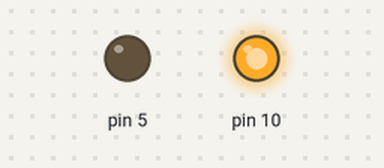
Bench run of a sketch on a simulated Arduino Uno, built with avr-gcc and run on an emulated ATmega328P. Shown: output pins drawn as LEDs (lit = HIGH). No radio packets arrive unless stated; what the sketch prints to the serial monitor is not drawn.

Above: at 0.2 s.
Timing chart, 0 to 1.7 s (numbered marks = the images above):
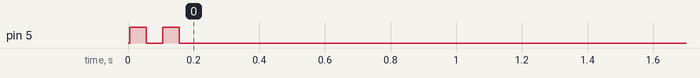

The sketch:

masternode.ino
```cpp
//YWROBOT
//Compatible with the Arduino IDE 1.0
//Library version:1.1
#include <Wire.h>
#include <LiquidCrystal_I2C.h>
#include <RF24Network.h>
#include <RF24.h>
#include <SPI.h>

int counterSending=0;
int counterReceived=0;
const uint16_t this_node = 00;   // Address of this node in Octal format ( 04,031, etc)
const uint16_t accesspoint1 = 01;      // Address of the other node in Octal format
const uint16_t slaveNode1 = 011;

String incomingByte ; // for incoming serial data

RF24 radio(7, 8);               // nRF24L01 (CE,CSN)
RF24Network network(radio);
String amine;
String amine2;
int counter =0;
char message[32];
char outmessage[32];
int attemptCounter;
        String off="BLOFF";
        String on="BLON";
        String command;
void setup()
{
  Serial.begin(9600);
  SPI.begin();
  radio.begin();
  network.begin(90, this_node);  //(channel, node address)
  radio.setDataRate(RF24_2MBPS);
  pinMode(5, OUTPUT);
  digitalWrite(5, HIGH);   // turn the LED on (HIGH is the voltage level)
  delay(50);                       // wait for a second
  digitalWrite(5, LOW);    // turn the LED off by making the voltage LOW
  delay(50);                       // wait for a second
  digitalWrite(5, HIGH);   // turn the LED on (HIGH is the voltage level)
  delay(50);                       // wait for a second
  digitalWrite(5, LOW);
  pinMode(13, OUTPUT);
  Serial.println("began");


}

struct Payload{
  char pl[64];
  int counter;
};

Payload payload;

Payload payload2;


void loop()
{
        delay(1000);
        while (Serial.available()) {
            delay(2);  //delay to allow byte to arrive in input buffer
            command = Serial.readStringUntil('\n');
            command.toCharArray(payload2.pl,32);
            RF24NetworkHeader header2(accesspoint1);
            if(!network.write(header2, &payload2, sizeof(payload2))){
              delay(200);
              bool ok = network.write(header2, &payload2, sizeof(payload2));
            }
        }


        network.update();
        attemptCounter=0;
        counter++;
      //===== Receiving =====//
      while ( network.available() ) {     // Is there any incoming data?
        RF24NetworkHeader header;
        char message[32];
        network.read(header, &payload, sizeof(payload)); // Read the incoming data
        counterReceived++;
        Serial.println(String(payload.pl));
       // digitalWrite(5, HIGH);   // turn the LED on (HIGH is the voltage level)
       // delay(200);                       // wait for a second
       // digitalWrite(5, LOW);
        }


    /*if (Serial.available() > 0) {
        amine = Serial.readString();
        amine.toCharArray(payload2.sender, 32);
        RF24NetworkHeader header2(slaveNode1);
        bool ok = network.write(header2, &payload2, sizeof(payload2));
        while(!ok){
          attemptCounter++;
          Serial.println("sending again");
          ok = network.write(header2, &payload2, sizeof(payload2));
          Serial.println(ok);
          if(attemptCounter>10){
             Serial.print("node is unreacheable");
             digitalWrite(5, HIGH);   // turn the LED on (HIGH is the voltage level)
             delay(1000);                       // wait for a second
             digitalWrite(5, LOW);
             break;

          }
        }
        Serial.print("received");
  */


  }
```
